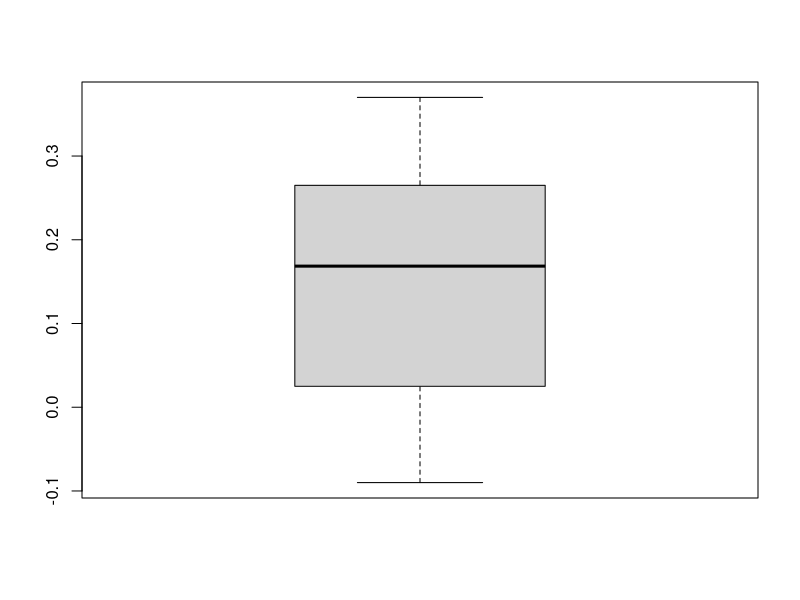
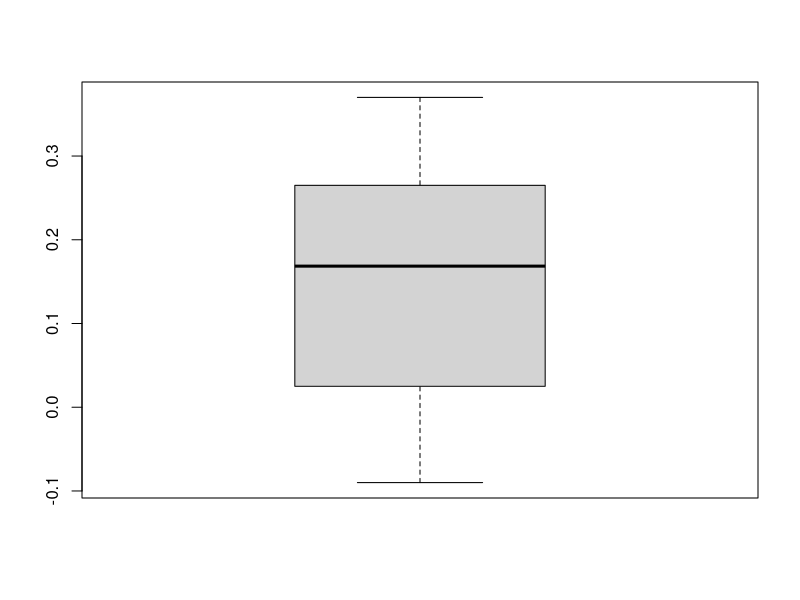
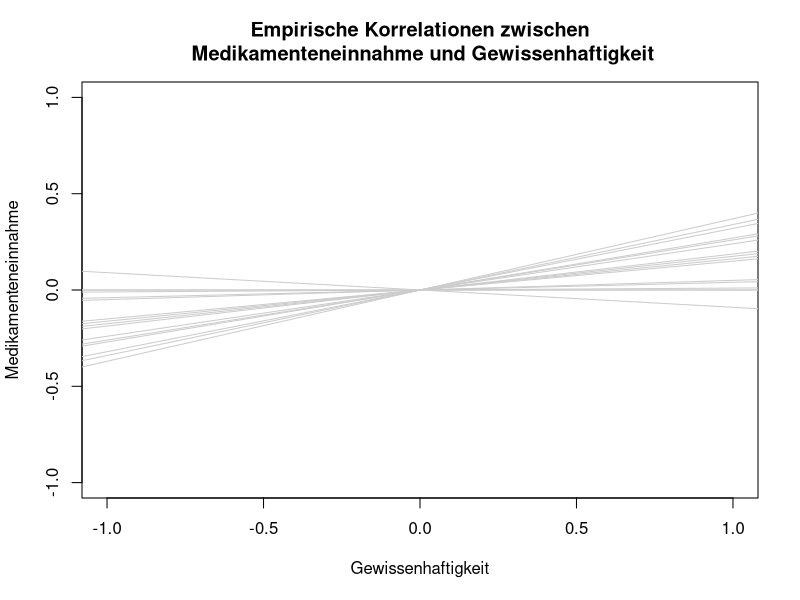
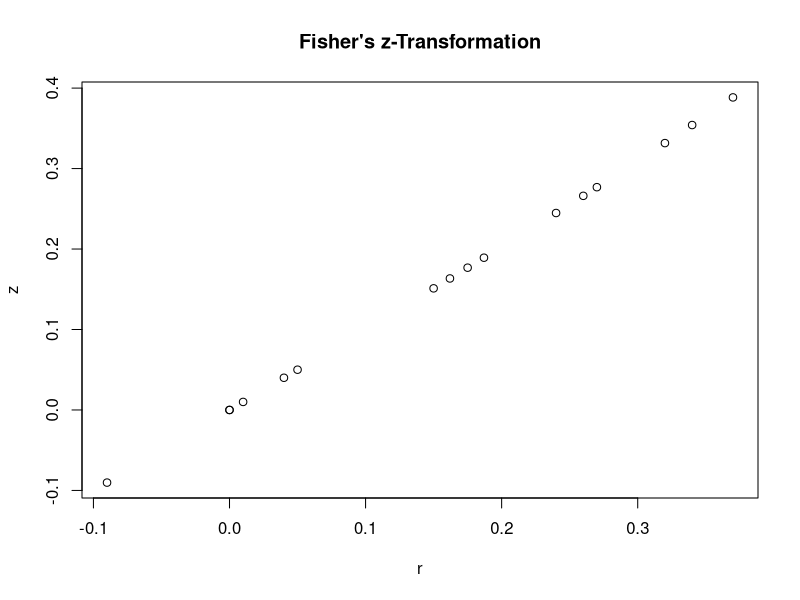
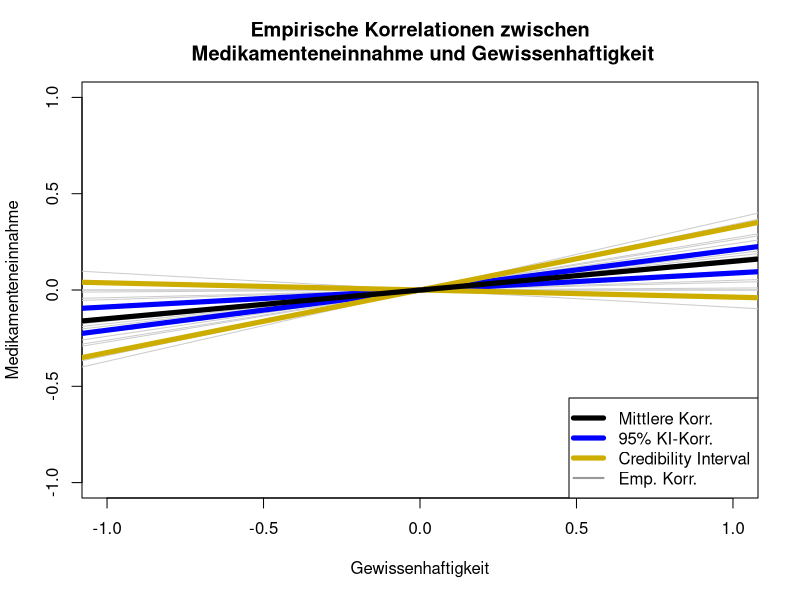
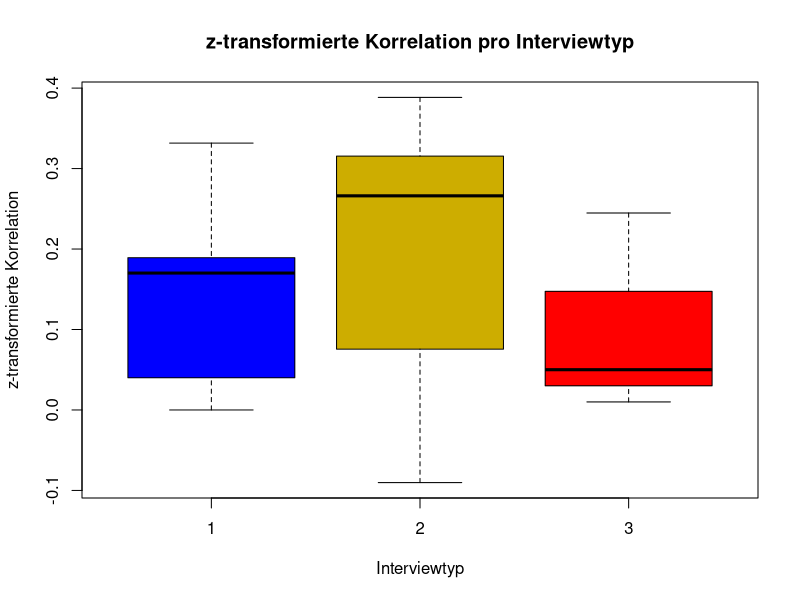
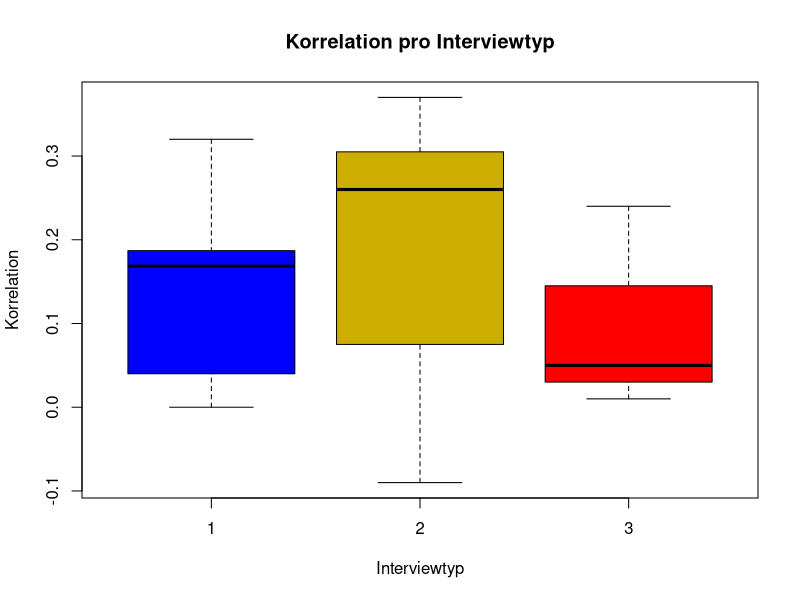
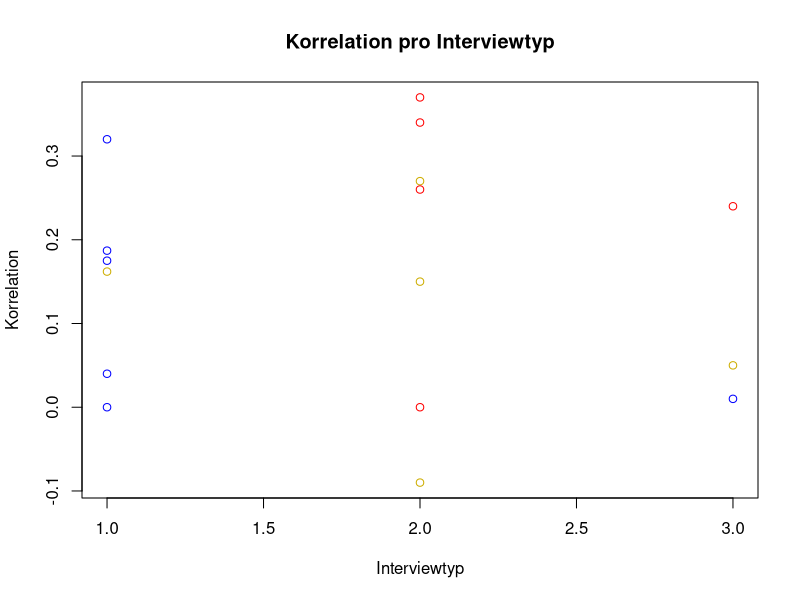

Here is the R script that generated these plots, in order:
## ---- chunk 1
# Vorbereitungen
knitr::opts_chunk$set(echo = TRUE, fig.align = "center")
## ---- chunk 2
library(metafor)
## ---- chunk 3
head(dat.molloy2014)
## ---- chunk 4
knitr::kable(head(dat.molloy2014))
## ---- chunk 5
summary(dat.molloy2014$ri)
## ---- chunk 6
boxplot(dat.molloy2014$ri)
## ---- chunk 7
boxplot_cors <- boxplot(dat.molloy2014$ri)
## ---- chunk 8
quantile(dat.molloy2014$ri, probs = c(0.1, 0.9))
## ---- chunk 9
plot(NA, xlim = c(-1,1), ylim = c(-1,1), xlab = "Gewissenhaftigkeit", ylab = "Medikamenteneinnahme",
     main = "Empirische Korrelationen zwischen\n Medikamenteneinnahme und Gewissenhaftigkeit")
for(i in 1:length(dat.molloy2014$ri))
{
     abline(a = 0, b = dat.molloy2014$ri[i], col = "grey80")
}
## ---- chunk 10
data_transformed <- escalc(measure="ZCOR", ri=ri, ni=ni,
                           data=dat.molloy2014, 
                           var.names = c("z_ri", "v_ri"))
head(data_transformed)
## ---- chunk 11
data_transformed_2 <- escalc(measure="ZCOR", ri=dat.molloy2014$ri,
                             ni=dat.molloy2014$ni, 
                             var.names = c("z_ri", "v_ri"))
head(data_transformed_2)
## ---- chunk 12
data_transformed$v_ri[1:4]
1/(dat.molloy2014$ni - 3)[1:4] 
## ---- chunk 13
plot(x = data_transformed$ri, y = data_transformed$z_ri, 
     xlab = "r", ylab = "z",
     main = "Fisher's z-Transformation")
## ---- chunk 14
REM <- rma(yi = z_ri, vi = v_ri, data=data_transformed)
summary(REM)
## ---- chunk 15
names(REM)
## ---- chunk 16
REM$b
REM$tau2
## ---- chunk 17
predict(REM, transf=transf.ztor)
## ---- chunk 18
pred_REM <- predict(REM, transf=transf.ztor)
names(pred_REM)
pred_REM$pred # retransformierter gepoolter Korrelationskoeffizient
## ---- chunk 19
plot(NA, xlim = c(-1,1), ylim = c(-1,1), xlab = "Gewissenhaftigkeit", ylab = "Medikamenteneinnahme",
     main = "Empirische Korrelationen zwischen\n Medikamenteneinnahme und Gewissenhaftigkeit")
for(i in 1:length(dat.molloy2014$ri))
{
     abline(a = 0, b = dat.molloy2014$ri[i], col = "grey80")
}
abline(a = 0, b = pred_REM$ci.lb, col = "blue", lwd = 5)
abline(a = 0, b = pred_REM$ci.ub, col = "blue", lwd = 5)
abline(a = 0, b = pred_REM$cr.lb, col = "gold3", lwd = 5)
abline(a = 0, b = pred_REM$cr.ub, col = "gold3", lwd = 5)
abline(a = 0, b = pred_REM$pred, col = "black", lwd = 5)
legend(x = "bottomright", col = c("black", "blue", "gold3", "grey60"), pch = NA, lwd = c(5,5,5,2),
       legend = c("Mittlere Korr.", "95% KI-Korr.", "Credibility Interval", "Emp. Korr."))
## ---- chunk 20
data_transformed$quality
## ---- chunk 21
plot(z_ri ~ factor(quality), data=data_transformed, col = c("blue", "gold3", "red"), xlab = "Interviewtyp",
     ylab = "z-transformierte Korrelation", main = "z-transformierte Korrelation pro Interviewtyp")
plot(ri ~ factor(quality), data=data_transformed, col = c("blue", "gold3", "red"), xlab = "Interviewtyp",
     ylab = "Korrelation", main = "Korrelation pro Interviewtyp")
## ---- chunk 22
plot(ri ~ quality, data=data_transformed, col = c("blue", "gold3", "red"), xlab = "Interviewtyp",
     ylab = "Korrelation", main = "Korrelation pro Interviewtyp")
## ---- chunk 23
MEM <- rma(yi = z_ri, vi = v_ri, mods = ~ factor(quality), data = data_transformed)
summary(MEM)
## ---- chunk 24
MEM2 <- rma(yi = z_ri, vi = v_ri, mods = ~ factor(quality) + controls, data = data_transformed)
summary(MEM2)
## ---- chunk 25
plot(NA, xlim = c(-1,1), ylim = c(-1,1), xlab = "Gewissenhaftigkeit", ylab = "Medikamenteneinnahme",
     main = "Empirische Korrelationen zwischen\n Medikamenteneinnahme und Gewissenhaftigkeit")
for(i in 1:length(dat.molloy2014$ri))
{
     abline(a = 0, b = dat.molloy2014$ri[i], col = "grey80")
}
## ---- chunk 26
plot(NA, xlim = c(-1,1), ylim = c(-1,1), xlab = "Gewissenhaftigkeit", ylab = "Medikamenteneinnahme",
     main = "Empirische Korrelationen zwischen\n Medikamenteneinnahme und Gewissenhaftigkeit")
for(i in 1:length(dat.molloy2014$ri))
{
     abline(a = 0, b = dat.molloy2014$ri[i], col = "grey80")
}
abline(a = 0, b = pred_REM$ci.lb, col = "blue", lwd = 5)
abline(a = 0, b = pred_REM$ci.ub, col = "blue", lwd = 5)
abline(a = 0, b = pred_REM$cr.lb, col = "gold3", lwd = 5)
abline(a = 0, b = pred_REM$cr.ub, col = "gold3", lwd = 5)
abline(a = 0, b = pred_REM$pred, col = "black", lwd = 5)
legend(x = "bottomright", col = c("black", "blue", "gold3", "grey60"), pch = NA, lwd = c(5,5,5,2),
       legend = c("Mittlere Korr.", "95% KI-Korr.", "Credibility Interval", "Emp. Korr."))
## ---- chunk 27
# funnel plot
funnel(REM)
## ---- chunk 28
trimfill(REM)
## ---- chunk 29
funnel(trimfill(REM, side = "left"))
## ---- chunk 30
# forest plot
forest(REM)
## ---- chunk 31
# kumulativer Forest Plot
forest(cumul.rma.uni(REM))
